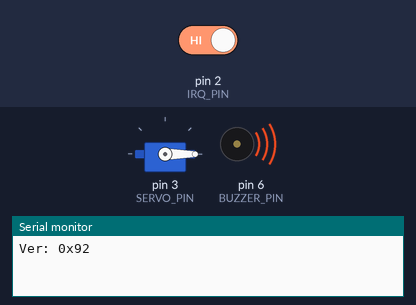
This sketch was run on a simulated Arduino Uno, built with avr-gcc and run on an emulated ATmega328P. Parts: servo, buzzer (waves = sounding), the last lines printed to the serial monitor. The inputs (shaded band) are chosen by the test bench; at power-on: pin 2 (IRQ_PIN) HIGH.

Above: at 0.1 s.
At 2.6 s:
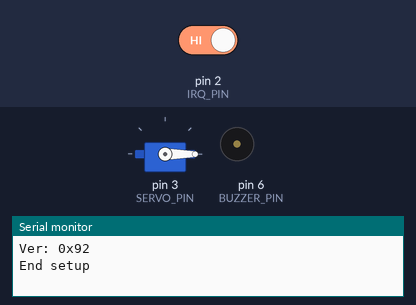
2.7 s: pin 2 (IRQ_PIN) driven LOW
Timing chart, 0 to 5.7 s (numbered marks = the images above; inputs shaded):
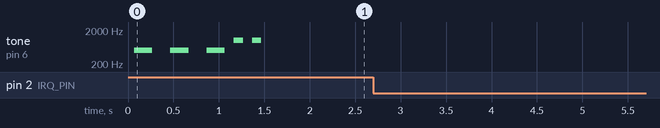

The sketch:

accessControl.ino
```cpp
#include <SPI.h>
#include <MFRC522.h>
#include <Servo.h>

#define RST_PIN         9          // Configurable, see typical pin layout above
#define SS_PIN          10           // Configurable, see typical pin layout above
#define IRQ_PIN         2           // Configurable, depends on hardware

#define BUZZER_PIN  6
#define SERVO_PIN   3

#define TIMEOUT     5

MFRC522 mfrc522(SS_PIN, RST_PIN);   // Create MFRC522 instance.

MFRC522::MIFARE_Key key;

Servo door_servo;

bool door_open = false;
byte last_uid[4] = {0,0,0,0};
byte allowed_uid[4] = {0x3B, 0x37, 0x5A, 0x0A}; //UID
int8_t time_counter = 0;

volatile bool bNewInt = false;
byte regVal = 0x7F;
void activateRec(MFRC522 mfrc522);
void clearInt(MFRC522 mfrc522);
void play_sound_Ok();
void play_sound_Err();


/**
 * Initialize.
 */
void setup() {
  Serial.begin(115200); // Initialize serial communications with the PC
  while (!Serial);      // Do nothing if no serial port is opened (added for Arduinos based on ATMEGA32U4)
  SPI.begin();          // Init SPI bus

  mfrc522.PCD_Init(); // Init MFRC522 card

  /* read and printout the MFRC522 version (valid values 0x91 & 0x92)*/
  Serial.print(F("Ver: 0x"));
  byte readReg = mfrc522.PCD_ReadRegister(mfrc522.VersionReg);
  Serial.println(readReg, HEX);

  /* setup the IRQ pin*/
  pinMode(IRQ_PIN, INPUT_PULLUP);

  /*
   * Allow the ... irq to be propagated to the IRQ pin
   * For test purposes propagate the IdleIrq and loAlert
   */
  regVal = 0xA0; //rx irq
  mfrc522.PCD_WriteRegister(mfrc522.ComIEnReg, regVal);

  bNewInt = false; //interrupt flag

  /*Activate the interrupt*/
  attachInterrupt(digitalPinToInterrupt(IRQ_PIN), readCard, FALLING);

  /*do { //clear a spourious interrupt at start
    ;
  } while (!bNewInt);*/
  bNewInt = false;

  pinMode(BUZZER_PIN, OUTPUT);
  door_servo.attach(SERVO_PIN);
  door_servo.write(0);
  delay(15);
  play_sound_Err();
  delay(100);
  play_sound_Ok();

  Serial.println(F("End setup"));
}


/**
 * Main loop.
 */
void loop() {

  if (bNewInt) { //new read interrupt
    bNewInt = false;
    Serial.print(F("Interrupt. "));
    mfrc522.PICC_ReadCardSerial(); //read the tag data

    byte *buffer = mfrc522.uid.uidByte;
    if(mfrc522.uid.size < 4){
      Serial.println("Ignore bad uuid");
      return;
    }

    bool is_old = compareUID(buffer, last_uid);
    if(is_old){
      return;
    }
    time_counter = 0; //start timeout
    copyUID(buffer, last_uid);

    Serial.print("Found Key: ");
    if(compareUID(buffer, allowed_uid)){
      Serial.print("access granted!");
      if(door_open){
        door_servo.write(0);
        delay(15);
        door_open = false;
        Serial.println(" closing door.");
      }else{
        door_servo.write(90);
        delay(15);
        door_open = true;
        Serial.println(" opening door.");
      }
      play_sound_Ok();
    }else{
      Serial.println("access denied!");
      play_sound_Err();
    }
    // Show some details of the PICC (that is: the tag/card)
    Serial.print(F("Card UID:"));
    dump_byte_array(mfrc522.uid.uidByte, mfrc522.uid.size);
    Serial.println();

    clearInt(mfrc522);
    mfrc522.PICC_HaltA();

  }
  delay(10);
  timer();
}

uint8_t count_10ms;
void timer(){
  if(count_10ms++ >= 100){
    count_10ms=0;
     //reset last seen uid
    if(time_counter < TIMEOUT){
      time_counter++;
    }
    if(time_counter == TIMEOUT){ //reset after time is up
      memset(last_uid, 0, 4 * sizeof(int));
      time_counter++;
    }
    activateRec(mfrc522);
  }
}

/**
 * Helper routine to dump a byte array as hex values to Serial.
 */
void dump_byte_array(byte *buffer, byte bufferSize) {
  for (byte i = 0; i < bufferSize; i++) {
    Serial.print(buffer[i] < 0x10 ? " 0" : " ");
    Serial.print(buffer[i], HEX);
  }
}
/**
 * MFRC522 interrupt serving routine
 */
void readCard() {
  bNewInt = true;
}

/*
 * The function sending to the MFRC522 the needed commands to activate the reception
 */
void activateRec(MFRC522 mfrc522) {
  mfrc522.PCD_WriteRegister(mfrc522.FIFODataReg, mfrc522.PICC_CMD_REQA);
  mfrc522.PCD_WriteRegister(mfrc522.CommandReg, mfrc522.PCD_Transceive);
  mfrc522.PCD_WriteRegister(mfrc522.BitFramingReg, 0x87);
}

/*
 * The function to clear the pending interrupt bits after interrupt serving routine
 */
void clearInt(MFRC522 mfrc522) {
  mfrc522.PCD_WriteRegister(mfrc522.ComIrqReg, 0x7F);
}

void play_sound_Err(){
  tone(BUZZER_PIN, 500); // Send 1KHz sound signal...
  delay(200);        // ...for 1 sec
  noTone(BUZZER_PIN);     // Stop sound...
  delay(200);        // ...for 1sec
  tone(BUZZER_PIN, 500); // Send 1KHz sound signal...
  delay(200);        // ...for 1 sec
  noTone(BUZZER_PIN);     // Stop sound...
  delay(200);
  tone(BUZZER_PIN, 500); // Send 1KHz sound signal...
  delay(200);        // ...for 1 sec
  noTone(BUZZER_PIN);     // Stop sound...
}

void play_sound_Ok(){
  tone(BUZZER_PIN, 1000); // Send 1KHz sound signal...
  delay(100);        // ...for 1 sec
  noTone(BUZZER_PIN);     // Stop sound...
  delay(100);        // ...for 1sec
  tone(BUZZER_PIN, 1000); // Send 1KHz sound signal...
  delay(100);        // ...for 1 sec
  noTone(BUZZER_PIN);     // Stop sound...
}

bool compareUID(byte *buffer, byte *compare){
  for(uint8_t i = 0; i < 4; i++){
    if(buffer[i] != compare[i])
      return false;
  }
  return true;
}

void copyUID(byte *from, byte *to){
  for(uint8_t i = 0; i < 4; i++){
    to[i] = from[i];
  }
}
```
